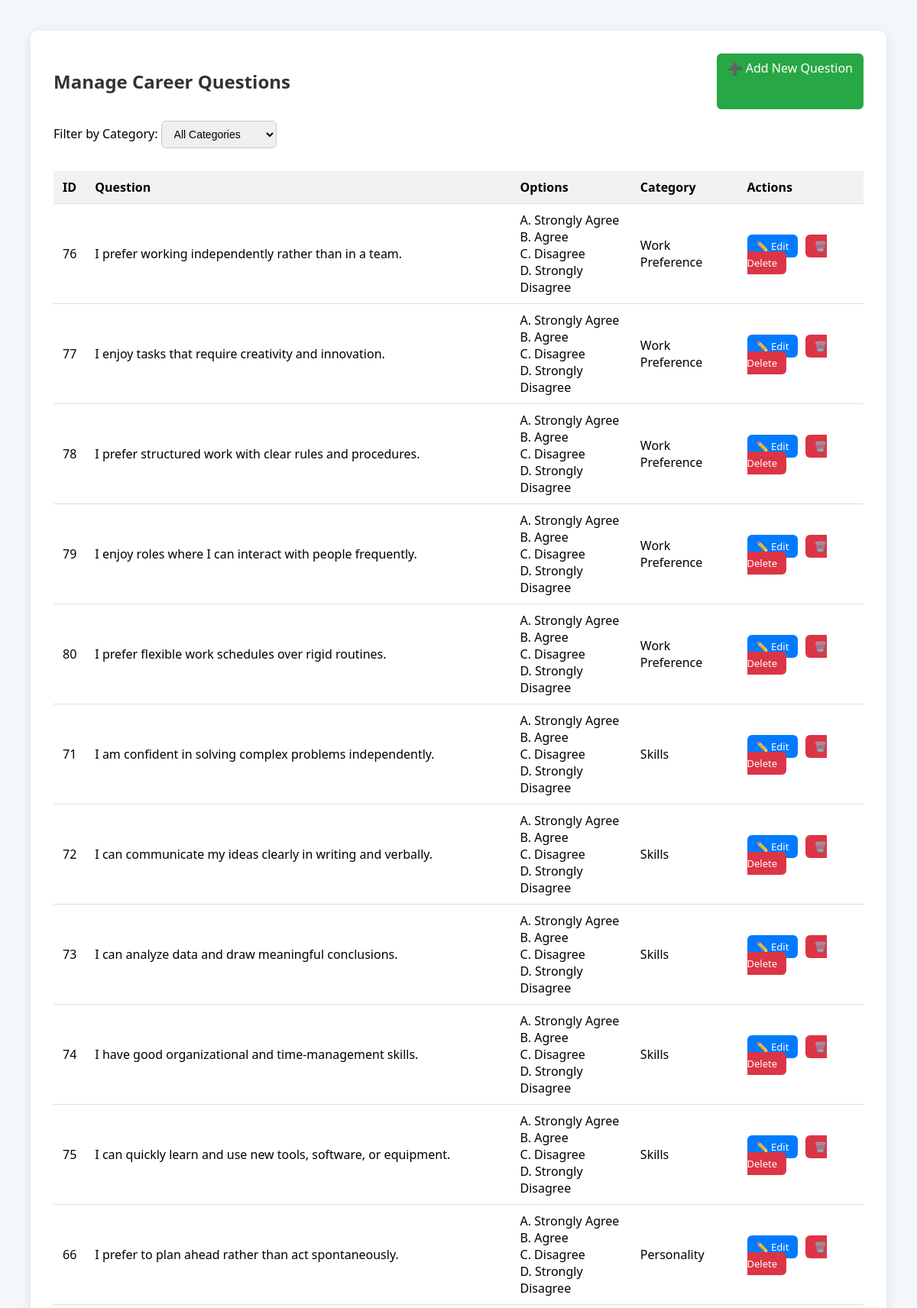
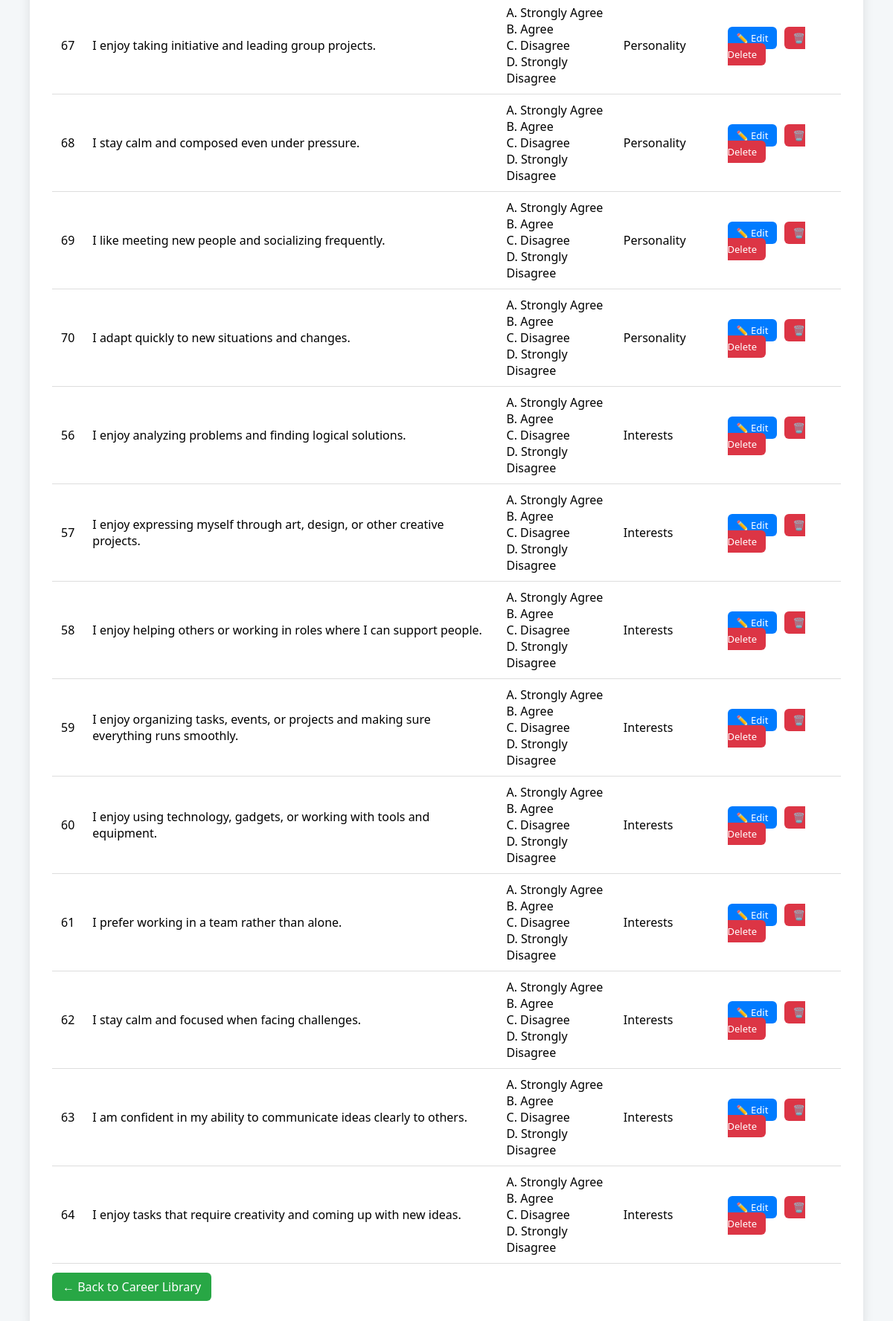
The page /admin_manage_questions.php (signed in) on the database its author committed (2 pictures, top to bottom).
### tables this page shows
CREATE TABLE `career_questions` (
  `id` int(11) NOT NULL,
  `question_text` text NOT NULL,
  `option_a` varchar(255) NOT NULL,
  `option_b` varchar(255) NOT NULL,
  `option_c` varchar(255) NOT NULL,
  `option_d` varchar(255) NOT NULL,
  `category` varchar(100) DEFAULT NULL,
  `created_at` timestamp NOT NULL DEFAULT current_timestamp()
);

### admin_manage_questions.php (the view, shortened to what this page needs)
<?php
require 'db.php';
$categories = ["Interest", "Personality", "Skills", "Work Preference"];
$selected_category = $_GET['category'] ?? '';
try {
    if ($selected_category && in_array($selected_category, $categories)) {
        $stmt = $pdo->prepare("SELECT * FROM career_questions WHERE category = ? ORDER BY created_at DESC");
        $stmt->execute([$selected_category]);
    } else {
        $stmt = $pdo->query("SELECT * FROM career_questions ORDER BY created_at DESC");
    }
    $questions = $stmt->fetchAll(PDO::FETCH_ASSOC);
} catch (PDOException $e) {
    die("Error fetching questions: " . $e->getMessage());
}
?>
<!DOCTYPE html>
<html lang="en">
<head>
</head>
<body>
<div class="container">
    <div class="top-bar">
        <h2>Manage Career Questions</h2>
        <a href="admin_career_library.php" class="btn btn-add">➕ Add New Question</a>
    </div>
    <form method="get">
        <label>Filter by Category:</label>
        <select name="category" onchange="this.form.submit()">
            <option value="">All Categories</option>
        </select>
    </form>
    <table>
        <thead>
            <tr>
                <th>ID</th>
                <th>Question</th>
                <th>Options</th>
                <th>Category</th>
                <th>Actions</th>
            </tr>
        </thead>
        <tbody>
        <?php if (!empty($questions)): ?>
            <?php foreach ($questions as $q): ?>
                <tr>
                    <td><?= $q['id'] ?></td>
                    <td><?= htmlspecialchars($q['question_text']) ?></td>
                    <td>
                        A. <?= htmlspecialchars($q['option_a']) ?><br>
                        B. <?= htmlspecialchars($q['option_b']) ?><br>
                        C. <?= htmlspecialchars($q['option_c']) ?><br>
                        D. <?= htmlspecialchars($q['option_d']) ?>
                    </td>
                    <td><?= htmlspecialchars($q['category']) ?></td>
                    <td>
                        <a class="action-btn edit" href="edit_question.php?id=<?= $q['id'] ?>">✏️ Edit</a>
                        <a class="action-btn delete" href="?delete=<?= $q['id'] ?>" onclick="return confirm('Are you sure?')">🗑️ Delete</a>
                    </td>
                </tr>
            <?php endforeach; ?>
        <?php else: ?>
            <tr><td colspan="5">No questions found.</td></tr>
        <?php endif; ?>
        </tbody>
    </table>
    <p style="margin-top: 20px;">
        <a href="admin_career_library.php" class="btn btn-add">← Back to Career Library</a>
    </p>
</div>
</body>
</html>

### admin_manage_questions.php (style rules this page uses)
body { font-family: 'Segoe UI', Tahoma, Geneva, Verdana, sans-serif; background-color: #f4f7f9; margin: 0; padding: 40px; }
.container { background-color: #fff; max-width: 1100px; margin: auto; padding: 30px; border-radius: 10px; box-shadow: 0 4px 15px rgba(0,0,0,0.1); }
h2 { text-align: center; margin-bottom: 20px; color: #333; }
table { width: 100%; border-collapse: collapse; margin-top: 15px; }
th, td { padding: 10px 12px; border-bottom: 1px solid #ddd; text-align: left; }
th { background-color: #f2f2f2; }
select { padding: 8px 12px; border-radius: 6px; border: 1px solid #ccc; font-size: 14px; margin-bottom: 15px; }
.action-btn { padding: 6px 12px; border-radius: 6px; color: white; text-decoration: none; font-size: 13px; margin-right: 5px; }
.edit { background-color: #007bff; }
.delete { background-color: #dc3545; }
.top-bar { display: flex; justify-content: space-between; flex-wrap: wrap; margin-bottom: 15px; }
.btn { padding: 8px 14px; border-radius: 6px; text-decoration: none; color: white; }
.btn-add { background-color: #28a745; }

### rows shown on the page
career_questions: id "76", question_text "I prefer working independently rather than in a team.", option_a "Strongly Agree", option_b "Agree", option_c "Disagree", option_d "Strongly Disagree", category "Work Preference"
career_questions: id "77", question_text "I enjoy tasks that require creativity and innovation.", option_a "Strongly Agree", option_b "Agree", option_c "Disagree", option_d "Strongly Disagree", category "Work Preference"
career_questions: id "78", question_text "I prefer structured work with clear rules and procedures.", option_a "Strongly Agree", option_b "Agree", option_c "Disagree", option_d "Strongly Disagree", category "Work Preference"
career_questions: id "79", question_text "I enjoy roles where I can interact with people frequently.", option_a "Strongly Agree", option_b "Agree", option_c "Disagree", option_d "Strongly Disagree", category "Work Preference"
career_questions: id "80", question_text "I prefer flexible work schedules over rigid routines.", option_a "Strongly Agree", option_b "Agree", option_c "Disagree", option_d "Strongly Disagree", category "Work Preference"
career_questions: id "71", question_text "I am confident in solving complex problems independently.", option_a "Strongly Agree", option_b "Agree", option_c "Disagree", option_d "Strongly Disagree", category "Skills"
career_questions: id "72", question_text "I can communicate my ideas clearly in writing and verbally.", option_a "Strongly Agree", option_b "Agree", option_c "Disagree", option_d "Strongly Disagree", category "Skills"
career_questions: id "73", question_text "I can analyze data and draw meaningful conclusions.", option_a "Strongly Agree", option_b "Agree", option_c "Disagree", option_d "Strongly Disagree", category "Skills"
career_questions: id "74", question_text "I have good organizational and time-management skills.", option_a "Strongly Agree", option_b "Agree", option_c "Disagree", option_d "Strongly Disagree", category "Skills"
career_questions: id "75", question_text "I can quickly learn and use new tools, software, or equipment.", option_a "Strongly Agree", option_b "Agree", option_c "Disagree", option_d "Strongly Disagree", category "Skills"
career_questions: id "66", question_text "I prefer to plan ahead rather than act spontaneously.", option_a "Strongly Agree", option_b "Agree", option_c "Disagree", option_d "Strongly Disagree", category "Personality"
career_questions: id "67", question_text "I enjoy taking initiative and leading group projects.", option_a "Strongly Agree", option_b "Agree", option_c "Disagree", option_d "Strongly Disagree", category "Personality"
career_questions: id "68", question_text "I stay calm and composed even under pressure.", option_a "Strongly Agree", option_b "Agree", option_c "Disagree", option_d "Strongly Disagree", category "Personality"
career_questions: id "69", question_text "I like meeting new people and socializing frequently.", option_a "Strongly Agree", option_b "Agree", option_c "Disagree", option_d "Strongly Disagree", category "Personality"
career_questions: id "70", question_text "I adapt quickly to new situations and changes.", option_a "Strongly Agree", option_b "Agree", option_c "Disagree", option_d "Strongly Disagree", category "Personality"
career_questions: id "56", question_text "I enjoy analyzing problems and finding logical solutions.", option_a "Strongly Agree", option_b "Agree", option_c "Disagree", option_d "Strongly Disagree", category "Interests"
career_questions: id "57", question_text "I enjoy expressing myself through art, design, or other creative projects.", option_a "Strongly Agree", option_b "Agree", option_c "Disagree", option_d "Strongly Disagree", category "Interests"
career_questions: id "58", question_text "I enjoy helping others or working in roles where I can support people.", option_a "Strongly Agree", option_b "Agree", option_c "Disagree", option_d "Strongly Disagree", category "Interests"
career_questions: id "59", question_text "I enjoy organizing tasks, events, or projects and making sure everything runs smoothly.", option_a "Strongly Agree", option_b "Agree", option_c "Disagree", option_d "Strongly Disagree", category "Interests"
career_questions: id "60", question_text "I enjoy using technology, gadgets, or working with tools and equipment.", option_a "Strongly Agree", option_b "Agree", option_c "Disagree", option_d "Strongly Disagree", category "Interests"
career_questions: id "61", question_text "I prefer working in a team rather than alone.", option_a "Strongly Agree", option_b "Agree", option_c "Disagree", option_d "Strongly Disagree", category "Interests"
career_questions: id "62", question_text "I stay calm and focused when facing challenges.", option_a "Strongly Agree", option_b "Agree", option_c "Disagree", option_d "Strongly Disagree", category "Interests"
career_questions: id "63", question_text "I am confident in my ability to communicate ideas clearly to others.", option_a "Strongly Agree", option_b "Agree", option_c "Disagree", option_d "Strongly Disagree", category "Interests"
career_questions: id "64", question_text "I enjoy tasks that require creativity and coming up with new ideas.", option_a "Strongly Agree", option_b "Agree", option_c "Disagree", option_d "Strongly Disagree", category "Interests"
